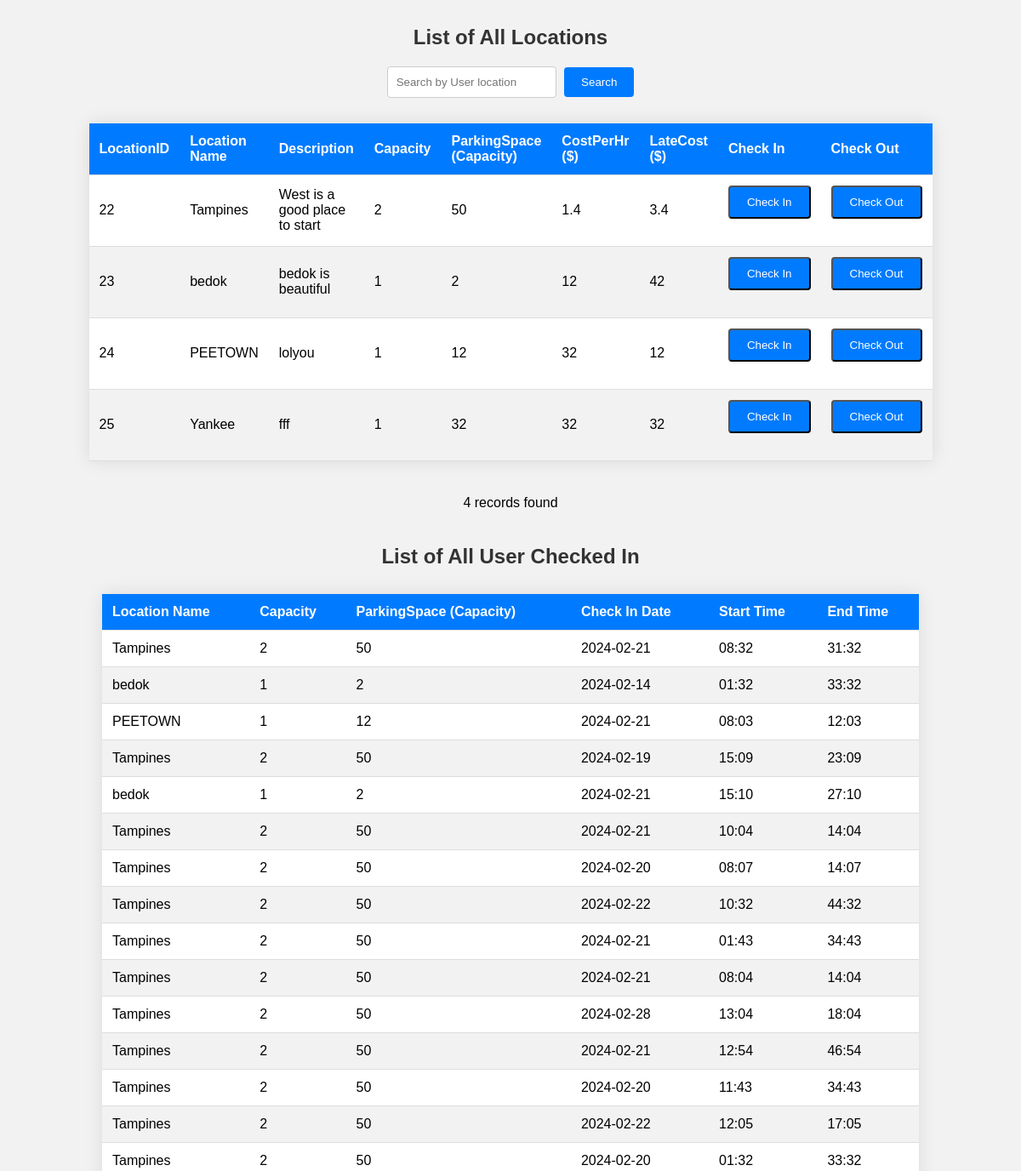
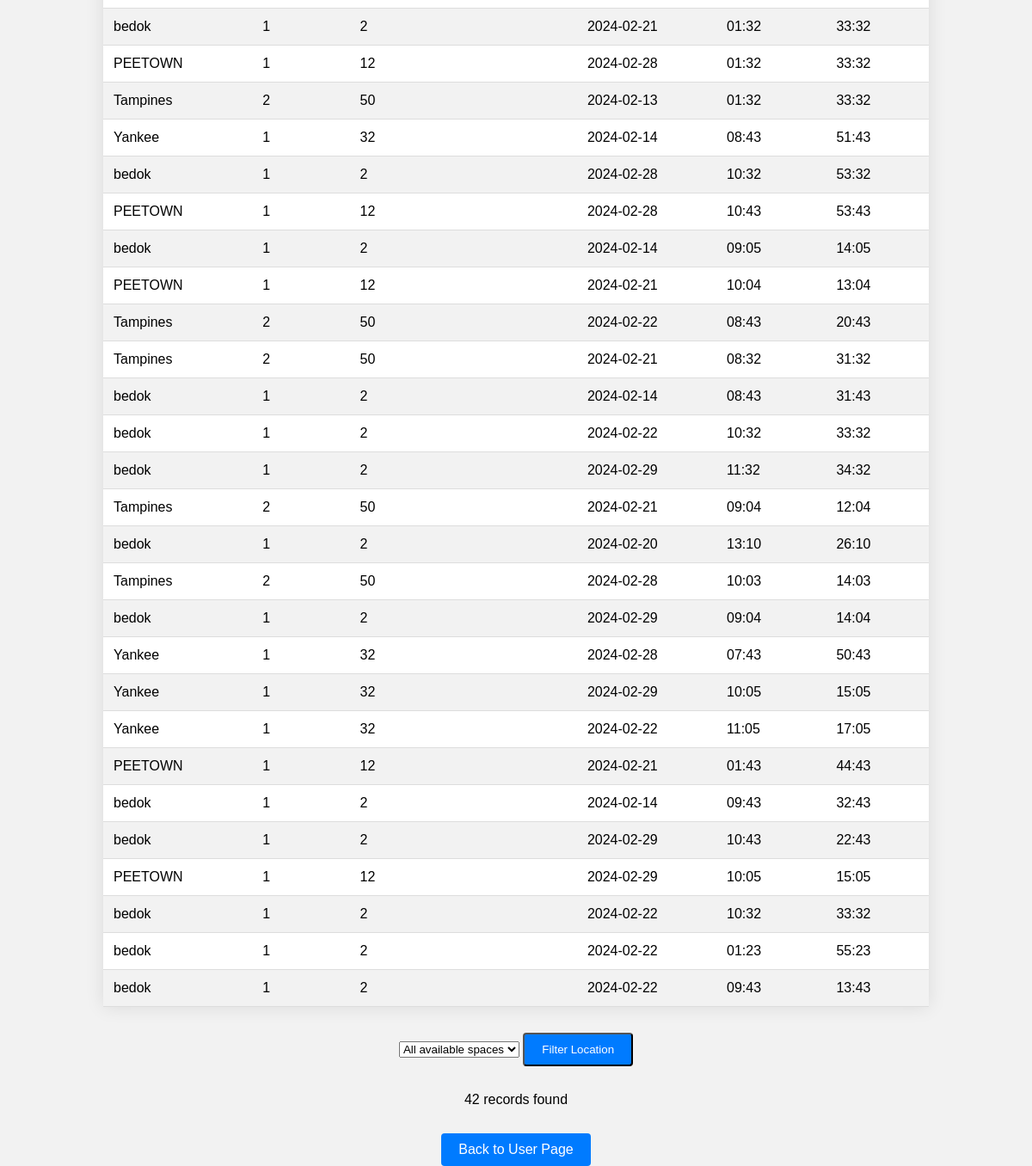
Screenshot of /UserViewLocation.php with the database file from the repository (2 pictures, top to bottom).
### tables this page shows
CREATE TABLE `locations` (
  `LocationID` int(11) NOT NULL,
  `LocationName` varchar(100) NOT NULL,
  `DescriptionLocation` varchar(100) NOT NULL,
  `Capacity` int(11) NOT NULL,
  `ParkingSpace` int(11) NOT NULL,
  `CostPerHr` double NOT NULL,
  `LateCost` double NOT NULL
);

### UserViewLocation.php (the view, shortened to what this page needs)
<!DOCTYPE html>
<html lang="en">
<head>
    <link rel="stylesheet" href="css/styles2.css">
</head>
<?php
    require 'dbConnection.php';
    $searchLocation = "";
    if(isset($_POST['search'])){
        $searchLocation = $_POST['search'];
        $sql = "SELECT * FROM locations WHERE LocationID Like '%$searchLocation%' OR LocationName LIKE '%$searchLocation%'  OR DescriptionLocation LIKE '%$searchLocation%' ORDER BY LocationID";
    }else{
        $sql = "SELECT * FROM locations ORDER BY LocationID";
    }
    $result = mysqli_query($con, $sql);
?>
<body>
    <h2>List of All Locations</h2>
    <form method="POST" action="">
        <input type="text" name="search" placeholder="Search by User location" value="<?php echo $searchLocation; ?>">
        <button type="submit">Search</button>
    </form>
    <table>
        <thead>
            <tr>
                <th>LocationID</th>
                <th>Location Name</th>
                <th>Description</th>
                <th>Capacity</th>
                <th>ParkingSpace (Capacity)</th>
                <th>CostPerHr ($)</th>
                <th>LateCost ($)</th>
                <th>Check In</th>
                <th>Check Out</th>
            </tr>
        </thead>
        <tbody>
            <?php
                while ($locationrow = mysqli_fetch_assoc($result)) {
            ?>
            <tr>
                <td><?php echo $locationrow['LocationID'] ?> </td>
                <td><?php echo $locationrow['LocationName'] ?> </td>
                <td><?php echo $locationrow['DescriptionLocation'] ?> </td>
                <td><?php echo $locationrow['Capacity'] ?> </td>
                <td><?php echo $locationrow['ParkingSpace'] ?> </td>
                <td><?php echo $locationrow['CostPerHr'] ?> </td>
                <td><?php echo $locationrow['LateCost'] ?> </td>
                <td>
                    <form action='UserCheckIn.php' method='POST'>
                        <input type='submit' value='Check In' class='btn'>
                    </form>
                </td>
                <td>
                    <form action='UserCheckOut.php' method='POST'>
                        <input type='submit' value='Check Out' class='btn'>
                    </form>
                </td>
            </tr>
            <?php
              }
            ?>
        </tbody>
    </table>
    <div class="record">
        <?php echo mysqli_num_rows($result) . " records found"; ?>
    </div>
    <h2>List of All User Checked In</h2>
    <table>
        <thead>
            <tr>
                <th>Location Name</th>
                <th>Capacity</th>
                <th>ParkingSpace (Capacity)</th>
                <th>Check In Date</th>
                <th>Start Time</th>
                <th>End Time</th>
            </tr>
        <tbody>
            <?php
                $displayuser = "SELECT l.LocationName, s.Date, s.StartHour, s.StartMinutes, s.ExpectedEndHour, s.ExpectedEndMinutes, l.Capacity, l.ParkingSpace
                                FROM systems s
                                JOIN users u ON s.userID = u.userID
                                JOIN locations l ON s.LocationID = l.LocationID";
                    $displayrowresult = mysqli_query($con, $displayuser);
                    while ($displayrow = mysqli_fetch_assoc($displayrowresult)) {
                ?>
                <tr>
                    <td><?php echo $displayrow['LocationName'] ?></td>
                    <td><?php echo isset($displayrow['Capacity']) ? $displayrow['Capacity'] : ''; ?> </td>
                    <td><?php echo isset($displayrow['ParkingSpace']) ? $displayrow['ParkingSpace'] : ''; ?> </td>
                    <td><?php echo $displayrow['Date'] ?></td>
                    <td><?php echo str_pad($displayrow['StartHour'], 2, '0', STR_PAD_LEFT) . ":" . str_pad($displayrow["StartMinutes"], 2, '0', STR_PAD_LEFT); ?></td>
                    <td><?php echo str_pad($displayrow['ExpectedEndHour'], 2, '0', STR_PAD_LEFT) . ":" . str_pad($displayrow["ExpectedEndMinutes"], 2, '0', STR_PAD_LEFT); ?></td>
                </tr>
            <?php
                }
            ?>
        </tbody>
    </table>
    <form action="UserViewLocation.php">
        <select name="filter">
            <option value="AvailableSpace">All available spaces</option>
        </select>
        <input class="btn" type="submit" name="filterLocation" value="Filter Location">
    </form>
    <div class="record">
        <?php echo mysqli_num_rows($displayrowresult) . " records found"; ?>
    </div>
    <div class="btn-container">
        <a href="User.php" class="btn">Back to User Page</a>
    </div>
</body>
</html>

### css/styles2.css (style rules this page uses)
body { font-family: Arial, sans-serif; background-color: #f2f2f2; margin: 0; padding: 0; }
h2 { text-align: center; margin-top: 30px; color: #333; }
table { width: 80%; margin: 30px auto; border-collapse: collapse; box-shadow: 0 0 20px rgba(0, 0, 0, 0.1); background-color: #fff; }
th, td { padding: 12px; text-align: left; border-bottom: 1px solid #ddd; }
th { background-color: #007bff; color: white; }
tr:nth-child(even) { background-color: #f2f2f2; }
form { text-align: center; margin-bottom: 20px; }
input[type="text"] { padding: 10px; border: 1px solid #ccc; border-radius: 4px; margin-right: 5px; }
button { padding: 10px 20px; background-color: #007bff; color: white; border: none; border-radius: 4px; cursor: pointer; }
.record { text-align: center; padding: 10px; color: black; border-radius: 6px; margin-bottom: 20px; }
.btn-container { text-align: center; }
.btn { display: inline-block; padding: 10px 20px; background-color: #007bff; color: white; text-decoration: none; border-radius: 4px; transition: background-color 0.3s; }

### rows the page displays
locations: LocationID "22", LocationName "Tampines", DescriptionLocation "West is a good place to start", Capacity "2", ParkingSpace "50", CostPerHr "1.4", LateCost "3.4"
locations: LocationID "23", LocationName "bedok", DescriptionLocation "bedok is beautiful", Capacity "1", ParkingSpace "2", CostPerHr "12", LateCost "42"
locations: LocationID "24", LocationName "PEETOWN", DescriptionLocation "lolyou", Capacity "1", ParkingSpace "12", CostPerHr "32", LateCost "12"
locations: LocationID "25", LocationName "Yankee", DescriptionLocation "fff", Capacity "1", ParkingSpace "32", CostPerHr "32", LateCost "32"

### other values shown
mysqli_num_rows($result) "4"
$displayrow['LocationName'] "Tampines"
$displayrow['Capacity'] "2"
$displayrow['ParkingSpace'] "50"
$displayrow['Date'] "2024-02-21"
str_pad($displayrow['StartHour'], 2, '0', STR_PAD_LEFT) "08"
str_pad($displayrow["StartMinutes"], 2, '0', STR_PAD_LEFT) "32"
str_pad($displayrow['ExpectedEndHour'], 2, '0', STR_PAD_LEFT) "31"
str_pad($displayrow["ExpectedEndMinutes"], 2, '0', STR_PAD_LEFT) "32"
$displayrow['LocationName'] "bedok"
$displayrow['Capacity'] "1"
$displayrow['ParkingSpace'] "2"
$displayrow['Date'] "2024-02-14"
str_pad($displayrow['StartHour'], 2, '0', STR_PAD_LEFT) "01"
str_pad($displayrow['ExpectedEndHour'], 2, '0', STR_PAD_LEFT) "33"
